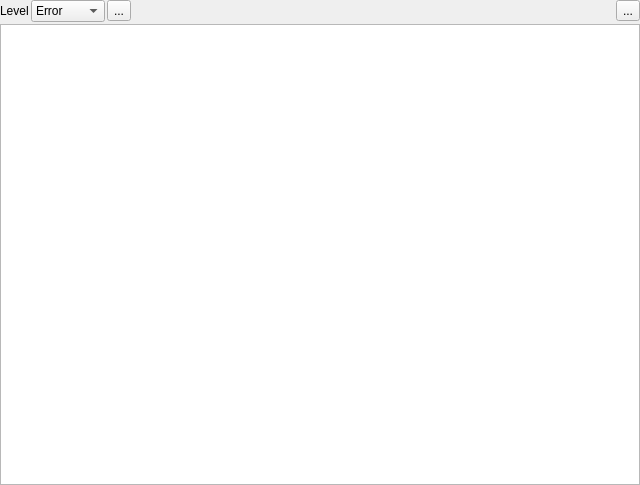
<?xml version="1.0" encoding="UTF-8"?>
<ui version="4.0">
 <class>LogPanel</class>
 <widget class="QWidget" name="LogPanel">
  <property name="geometry">
   <rect>
    <x>0</x>
    <y>0</y>
    <width>640</width>
    <height>485</height>
   </rect>
  </property>
  <property name="windowTitle">
   <string>Form</string>
  </property>
  <layout class="QVBoxLayout" name="verticalLayout">
   <property name="spacing">
    <number>2</number>
   </property>
   <property name="leftMargin">
    <number>0</number>
   </property>
   <property name="topMargin">
    <number>0</number>
   </property>
   <property name="rightMargin">
    <number>0</number>
   </property>
   <property name="bottomMargin">
    <number>0</number>
   </property>
   <item>
    <layout class="QHBoxLayout" name="horizontalLayout">
     <item>
      <widget class="QLabel" name="label">
       <property name="text">
        <string>Level</string>
       </property>
      </widget>
     </item>
     <item>
      <widget class="QComboBox" name="m_logLevel">
       <item>
        <property name="text">
         <string>Error</string>
        </property>
       </item>
       <item>
        <property name="text">
         <string>warning</string>
        </property>
       </item>
       <item>
        <property name="text">
         <string>Info</string>
        </property>
       </item>
       <item>
        <property name="text">
         <string>Debug</string>
        </property>
       </item>
      </widget>
     </item>
     <item>
      <widget class="QToolButton" name="m_saveBtn">
       <property name="text">
        <string notr="true">...</string>
       </property>
      </widget>
     </item>
     <item>
      <spacer name="horizontalSpacer">
       <property name="orientation">
        <enum>Qt::Horizontal</enum>
       </property>
       <property name="sizeHint" stdset="0">
        <size>
         <width>40</width>
         <height>20</height>
        </size>
       </property>
      </spacer>
     </item>
     <item>
      <widget class="QToolButton" name="m_eraseBtn">
       <property name="text">
        <string notr="true">...</string>
       </property>
      </widget>
     </item>
    </layout>
   </item>
   <item>
    <widget class="QTextEdit" name="m_logview">
     <property name="readOnly">
      <bool>true</bool>
     </property>
    </widget>
   </item>
  </layout>
  <action name="m_eraseAllAct">
   <property name="text">
    <string>Erase All</string>
   </property>
  </action>
  <action name="m_saveAct">
   <property name="icon">
    <iconset theme="QStyle::SP_DriveHDIcon">
     <normaloff>.</normaloff>.</iconset>
   </property>
   <property name="text">
    <string>Save</string>
   </property>
   <property name="toolTip">
    <string>Provide this file to Rolisteam developers</string>
   </property>
  </action>
 </widget>
 <resources/>
 <connections>
  <connection>
   <sender>m_eraseAllAct</sender>
   <signal>triggered()</signal>
   <receiver>m_logview</receiver>
   <slot>clear()</slot>
   <hints>
    <hint type="sourcelabel">
     <x>-1</x>
     <y>-1</y>
    </hint>
    <hint type="destinationlabel">
     <x>319</x>
     <y>258</y>
    </hint>
   </hints>
  </connection>
 </connections>
</ui>
